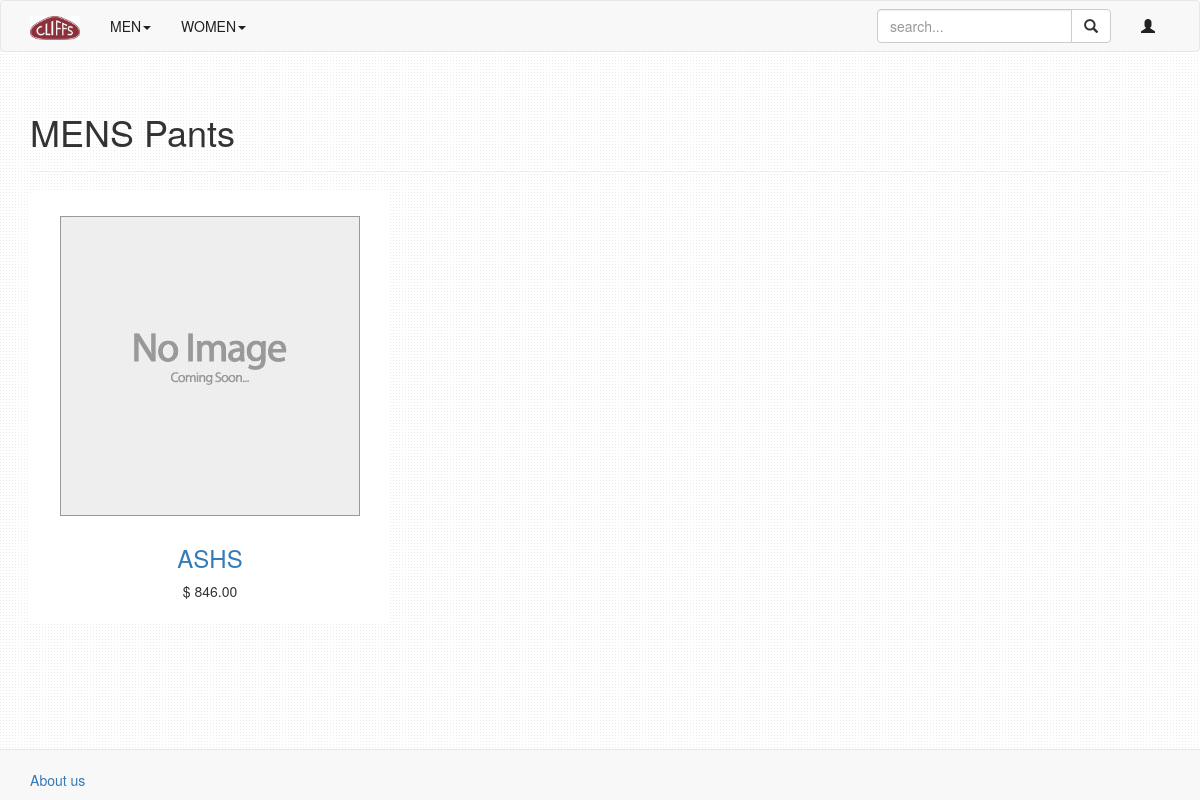
Page /catalog/m/Pants/ on the committed database.
### catalog/models.py (models this page shows, shortened)
class Sex(models.Model):
    MENS = 'm'
    WOMENS = 'w'
    sex_choices = (
        (MENS, "MENS"),
        (WOMENS, "WOMENS")
    )
    sex_selection = models.CharField(max_length=5, choices=sex_choices, default= MENS)
    def __str__(self):
        return self.get_sex_selection_display()

class Category(models.Model):
    sex = models.ForeignKey(Sex, on_delete=models.CASCADE)
    name = models.CharField(max_length=20)

class Product(models.Model):
    category = models.ForeignKey(Category, on_delete=models.CASCADE)
    name = models.CharField(max_length=30)
    price = models.DecimalField(max_digits=6, decimal_places=2, default=0.00)
    image = models.CharField(max_length=1000, default="/static/catalog/images/Placeholder.jpg")
    stockXL = models.IntegerField(default=0)
    stockL = models.IntegerField(default=0)
    stockM = models.IntegerField(default=0)
    stockS = models.IntegerField(default=0)

### catalog/views.py (the view)
# urls.py: url(r'^(?P<selection>[\w-]+)/(?P<category>[\w-]+)/$', views.products_list, name='products_list'),
def products_list(request, selection, category):
    selected = Sex.objects.get(sex_selection=selection)
    products = Sex.objects.all()
    try:
        category_selected = Category.objects.get(sex=selected, name=category)
        items = category_selected.product_set.all()
    except Category.DoesNotExist:
        raise Http404("Category does not exist")
    context = {'items': items, 'category': category, 'selected': selected}
    context.update(cat_context)
    return render(request, 'catalog/products.html', context=context)

### catalog/templates/catalog/products.html (shortened to what this page needs)
{% extends 'catalog/base.html'%}
{% block body %}
<div class="container">
    <div class="page-header">
        <h1>{{selected}} {{category}}</h1>
    </div>
    <div class="row">
        {% for product in items %}
        <div class="col-md-4">
            <div class="thumbnail">
                <a href="{% url 'catalog:prod' p_id=product.id %}"><img src={{product.image}}></a>
                    <div class="caption" style="margin: auto;">
                        <a href="{% url 'catalog:prod' p_id=product.id %}"><h3 style="text-align: center;">{{ product.name }}</h3></a>
                        <p style="text-align: center;">$ {{ product.price }}</p>
                    </div>
            </div>
        </div>
        {% endfor %}
    </div>
</div>
{% endblock %}

### catalog/static/catalog/style.css (style rules this page uses)
.thumbnail { border:0px; }
.thumbnail a>img, .thumbnail>img { padding-top: 20px; }
img { max-width: 100%; height: auto; width: auto; }
body { background-image: url('/static/catalog/images/subtle_dots.png'); background-repeat: repeat-y repeat-x; padding-bottom: 100px; }

### rows in the picture
Sex: sex_selection "MENS"
Category: name "Pants"
Product: image (placeholder picture), name "ASHS", price "846.00"
